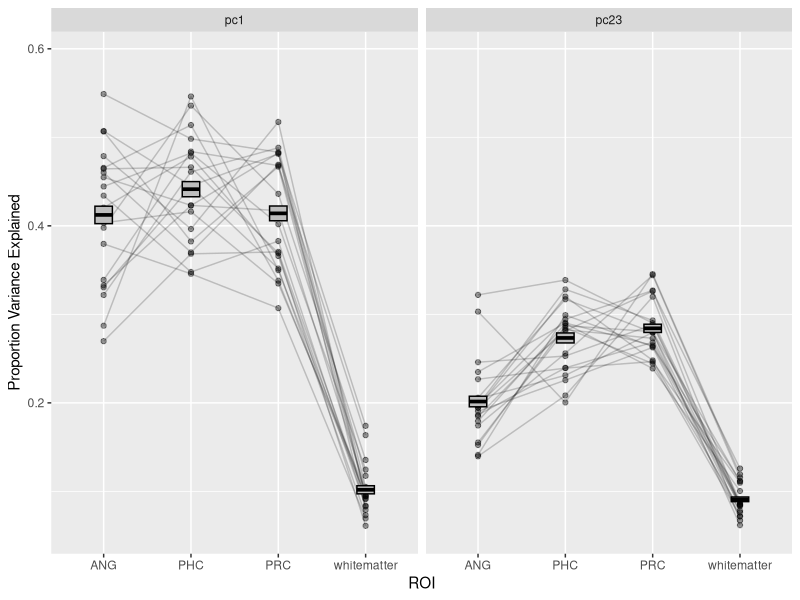

The R source for this figure:
# Analyze the homogeneity of our ROIs

library(tidyverse)
library(magrittr)

# load
df <- read_csv(file = 'roi_homogeneity.csv', col_types = cols())

# tidy
df %<>% 
  pivot_longer(cols = var_expl_pc1:var_expl_pc23, 
               names_to = 'PC', 
               values_to = 'var_expl', 
               names_prefix = 'var_expl_')
  
# figure
ggplot(data = df, mapping = aes(x = roi, y = var_expl, group = subject)) +
  stat_summary(geom = 'point', fun.data = 'mean_se', alpha = .4) +
  stat_summary(geom = 'line', fun.data = 'mean_se', alpha = .2) +
  stat_summary(aes(group = NULL), geom = 'crossbar', fun.data = mean_se, width = .2, fill = 'gray') +
  facet_grid(.~PC) +
  labs(x = 'ROI', y = 'Proportion Variance Explained') -> p

print(p)
